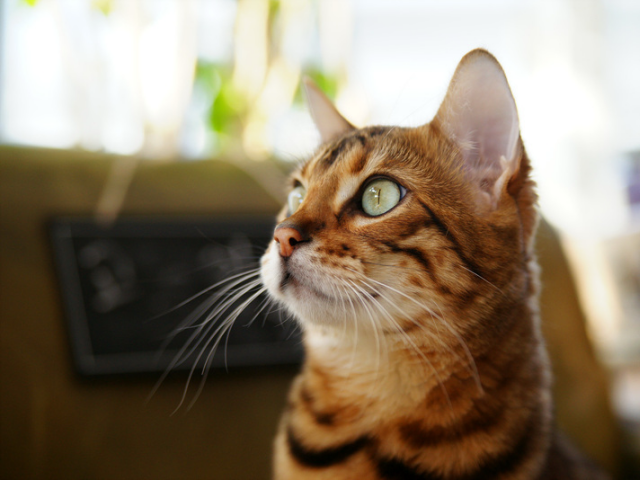
#> input picture 02_computervision/images/cat.bmp, 640 x 480 px, found by its file name
$ jupyter execute jupyter.ipynb
#> lines starting #> are read from the running program, lines starting #| are printed output that depends on the picture
[cell 1]
import cv2
import matplotlib.pyplot as plt

[cell 2]
print(cv2.__version__)

[cell 3]
img = cv2.imread('cat.bmp')
#> img is the input picture: shape (480, 640, 3); mean B, G, R 104.5, 125.6, 140.8

plt.imshow(cv2.cvtColor(img, cv2.COLOR_BGR2RGB))
plt.show()

[cell 4]
# 컬러 영상 출력
imgBGR = cv2.imread('cat.bmp')
imgRGB = cv2.cvtColor(imgBGR, cv2.COLOR_BGR2RGB)

plt.axis('off')
plt.imshow(imgRGB)
plt.show()

# 그레이스케일 영상 출력
imgGray = cv2.imread('cat.bmp', cv2.IMREAD_GRAYSCALE)
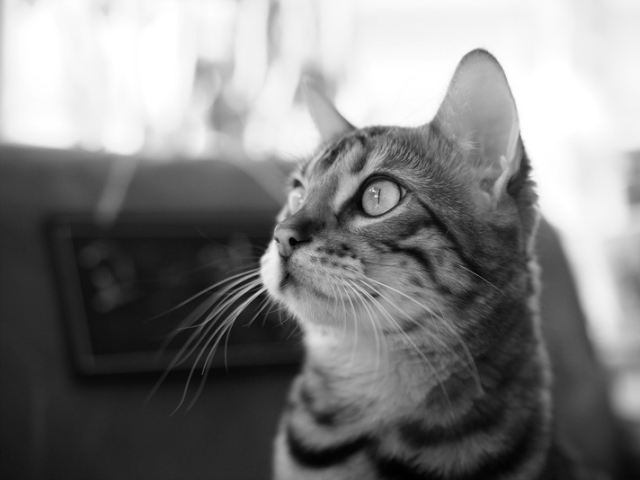
#> imgGray: shape (480, 640); min 0, max 255, mean 127.8

plt.axis('off')
plt.imshow(imgGray, cmap='gray')
plt.show()

# 두 개의 영상을 함께 출력
plt.subplot(121), plt.axis('off'), plt.imshow(imgRGB)
plt.subplot(122), plt.axis('off'), plt.imshow(imgGray, cmap='gray')
plt.show()
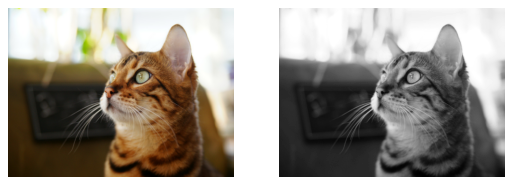
#> figure drawn by matplotlib, 2 panels

[cell 5]
import sys, glob, cv2

# 이미지 파일을 모두 img_files 리스트에 추가
img_files = glob.glob('images/*.jpg')

if not img_files:
    print("There are no jpg files in 'images' folder")
    sys.exit()

# 전체 화면으로 'image' 창 생성
cv2.namedWindow('image', cv2.WINDOW_NORMAL)
cv2.setWindowProperty('image', cv2.WND_PROP_FULLSCREEN, cv2.WINDOW_FULLSCREEN)

# 무한 루프
cnt = len(img_files)
idx = 0

while True:
    img = cv2.imread(img_files[idx])
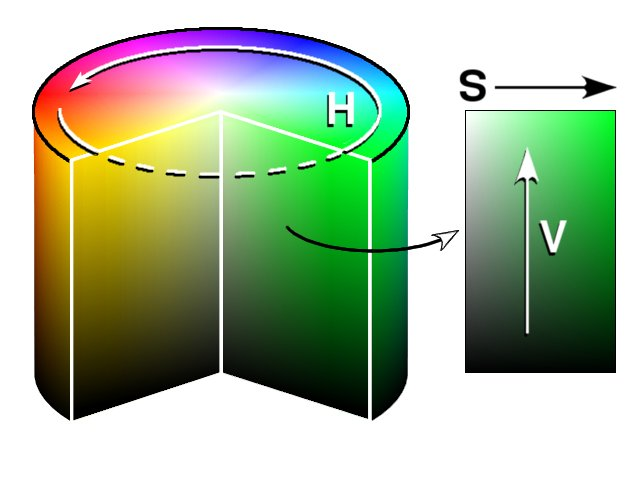
#> input picture 02_computervision/images/HSV_cylinder.jpg, 640 x 480 px
#> img is the input picture: shape (480, 640, 3); mean B, G, R 154, 184.9, 165.3

    if img is None:
        print('Image load failed!')
        break

    cv2.imshow('image', img)
    if cv2.waitKey(1000) >= 0:
#> (key Esc is pressed here)
        break

    idx += 1
    if idx >= cnt:
        idx = 0

cv2.destroyAllWindows()
